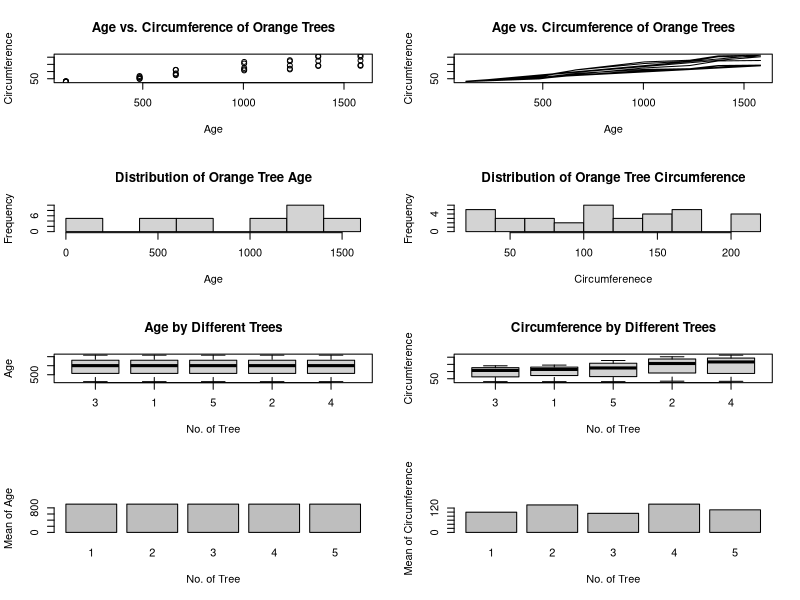

The R source for this figure:
par(mfrow=c(4,2))
# 散佈圖
plot(Orange$age, Orange$circumference, main="Age vs. Circumference of Orange Trees", xlab = "Age", ylab = "Circumference")

# 折線圖
plot(Orange$age, Orange$circumference, main="Age vs. Circumference of Orange Trees", xlab = "Age", ylab = "Circumference", type = "l")

# 長條圖
#par(mfrow=c(1,2))
hist(Orange$age, main="Distribution of Orange Tree Age", xlab = "Age")
hist(Orange$circumference, main="Distribution of Orange Tree Circumference", xlab = "Circumferenece")

# 盒鬚圖
#par(mfrow=c(1,2))
boxplot(Orange$age~Orange$Tree, main = "Age by Different Trees", xlab = "No. of Tree", ylab = "Age")
boxplot(Orange$circumference~Orange$Tree, main = "Circumference by Different Trees", xlab = "No. of Tree", ylab = "Circumference")

# 長條圖
tress_01 <- Orange[Orange$Tree == 1, ]
tress_02 <- Orange[Orange$Tree == 2, ]
tress_03 <- Orange[Orange$Tree == 3, ]
tress_04 <- Orange[Orange$Tree == 4, ]
tress_05 <- Orange[Orange$Tree == 5, ]
mean_age <- c(mean(tress_01$age),mean(tress_02$age), mean(tress_03$age), mean(tress_04$age), mean(tress_05$age))
mean_cir <- c(mean(tress_01$circumference), mean(tress_02$circumference), mean(tress_03$circumference), mean(tress_04$circumference), mean(tress_05$circumference))
no_tree <- seq(1:5)
for_barplt <- data.frame(no_tree, mean_age, mean_cir)
barplot(mean_age, names = for_barplt$no_tree, xlab = "No. of Tree" ,ylab = "Mean of Age" )
barplot(mean_cir, names = for_barplt$no_tree, xlab = "No. of Tree" ,ylab = "Mean of Circumference" )

